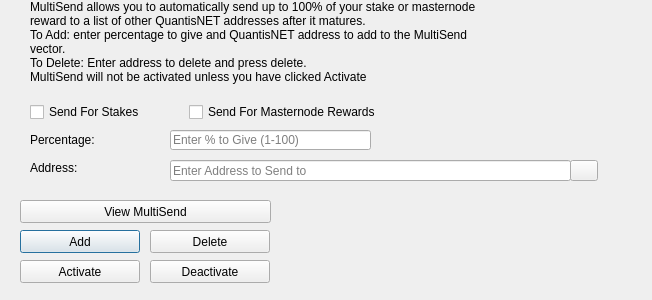
<?xml version="1.0" encoding="UTF-8"?>
<ui version="4.0">
 <class>MultiSendDialog</class>
 <widget class="QDialog" name="MultiSendDialog">
  <property name="windowModality">
   <enum>Qt::NonModal</enum>
  </property>
  <property name="geometry">
   <rect>
    <x>0</x>
    <y>0</y>
    <width>652</width>
    <height>300</height>
   </rect>
  </property>
  <property name="windowTitle">
   <string>MultiSend</string>
  </property>
  <widget class="QLineEdit" name="multiSendPercentEdit">
   <property name="geometry">
    <rect>
     <x>170</x>
     <y>130</y>
     <width>201</width>
     <height>20</height>
    </rect>
   </property>
   <property name="toolTip">
    <string>Enter whole numbers 1 - 100</string>
   </property>
   <property name="placeholderText">
    <string>Enter % to Give (1-100)</string>
   </property>
  </widget>
  <widget class="QLineEdit" name="multiSendAddressEdit">
   <property name="geometry">
    <rect>
     <x>170</x>
     <y>160</y>
     <width>401</width>
     <height>21</height>
    </rect>
   </property>
   <property name="toolTip">
    <string/>
   </property>
   <property name="placeholderText">
    <string>Enter Address to Send to</string>
   </property>
  </widget>
  <widget class="QLabel" name="label_2">
   <property name="geometry">
    <rect>
     <x>30</x>
     <y>0</y>
     <width>451</width>
     <height>121</height>
    </rect>
   </property>
   <property name="lineWidth">
    <number>1</number>
   </property>
   <property name="text">
    <string>MultiSend allows you to automatically send up to 100% of your stake or masternode reward to a list of other QuantisNET addresses after it matures.
To Add: enter percentage to give and QuantisNET address to add to the MultiSend vector.
To Delete: Enter address to delete and press delete.
MultiSend will not be activated unless you have clicked Activate</string>
   </property>
   <property name="alignment">
    <set>Qt::AlignLeading|Qt::AlignLeft|Qt::AlignTop</set>
   </property>
   <property name="wordWrap">
    <bool>true</bool>
   </property>
  </widget>
  <widget class="QLabel" name="message">
   <property name="geometry">
    <rect>
     <x>290</x>
     <y>200</y>
     <width>351</width>
     <height>91</height>
    </rect>
   </property>
   <property name="text">
    <string/>
   </property>
  </widget>
  <widget class="QPushButton" name="addButton">
   <property name="geometry">
    <rect>
     <x>20</x>
     <y>230</y>
     <width>120</width>
     <height>23</height>
    </rect>
   </property>
   <property name="toolTip">
    <string/>
   </property>
   <property name="statusTip">
    <string>Add to MultiSend Vector</string>
   </property>
   <property name="text">
    <string>Add</string>
   </property>
  </widget>
  <widget class="QPushButton" name="disableButton">
   <property name="geometry">
    <rect>
     <x>150</x>
     <y>260</y>
     <width>120</width>
     <height>23</height>
    </rect>
   </property>
   <property name="statusTip">
    <string>Deactivate MultiSend</string>
   </property>
   <property name="text">
    <string>Deactivate</string>
   </property>
  </widget>
  <widget class="QPushButton" name="addressBookButton">
   <property name="geometry">
    <rect>
     <x>570</x>
     <y>160</y>
     <width>28</width>
     <height>21</height>
    </rect>
   </property>
   <property name="toolTip">
    <string>Choose an address from the address book</string>
   </property>
   <property name="text">
    <string/>
   </property>
   <property name="icon">
    <iconset resource="../quantisnet.qrc">
     <normaloff>:/icons/address-book</normaloff>:/icons/address-book</iconset>
   </property>
   <property name="shortcut">
    <string>Alt+A</string>
   </property>
   <property name="autoDefault">
    <bool>false</bool>
   </property>
  </widget>
  <widget class="QLabel" name="label">
   <property name="geometry">
    <rect>
     <x>30</x>
     <y>130</y>
     <width>121</width>
     <height>20</height>
    </rect>
   </property>
   <property name="toolTip">
    <string>Percentage of stake to send</string>
   </property>
   <property name="text">
    <string>Percentage:</string>
   </property>
  </widget>
  <widget class="QLabel" name="label_5">
   <property name="geometry">
    <rect>
     <x>30</x>
     <y>160</y>
     <width>111</width>
     <height>16</height>
    </rect>
   </property>
   <property name="toolTip">
    <string>Address to send portion of stake to</string>
   </property>
   <property name="text">
    <string>Address:</string>
   </property>
  </widget>
  <widget class="QPushButton" name="deleteButton">
   <property name="geometry">
    <rect>
     <x>150</x>
     <y>230</y>
     <width>120</width>
     <height>23</height>
    </rect>
   </property>
   <property name="toolTip">
    <string/>
   </property>
   <property name="statusTip">
    <string>Delete Address From MultiSend Vector</string>
   </property>
   <property name="text">
    <string>Delete</string>
   </property>
  </widget>
  <widget class="QPushButton" name="activateButton">
   <property name="geometry">
    <rect>
     <x>20</x>
     <y>260</y>
     <width>120</width>
     <height>23</height>
    </rect>
   </property>
   <property name="statusTip">
    <string>Activate MultiSend</string>
   </property>
   <property name="text">
    <string>Activate</string>
   </property>
  </widget>
  <widget class="QPushButton" name="viewButton">
   <property name="geometry">
    <rect>
     <x>20</x>
     <y>200</y>
     <width>251</width>
     <height>23</height>
    </rect>
   </property>
   <property name="toolTip">
    <string/>
   </property>
   <property name="statusTip">
    <string>View MultiSend Vector</string>
   </property>
   <property name="text">
    <string>View MultiSend</string>
   </property>
  </widget>
  <widget class="QWidget" name="horizontalLayoutWidget">
   <property name="geometry">
    <rect>
     <x>30</x>
     <y>100</y>
     <width>351</width>
     <height>24</height>
    </rect>
   </property>
   <layout class="QHBoxLayout" name="horizontalLayout">
    <item>
     <widget class="QCheckBox" name="multiSendStakeCheckBox">
      <property name="text">
       <string>Send For Stakes</string>
      </property>
     </widget>
    </item>
    <item>
     <widget class="QCheckBox" name="multiSendMasternodeCheckBox">
      <property name="text">
       <string>Send For Masternode Rewards</string>
      </property>
     </widget>
    </item>
   </layout>
  </widget>
 </widget>
 <resources>
  <include location="../quantisnet.qrc"/>
 </resources>
 <connections/>
</ui>
